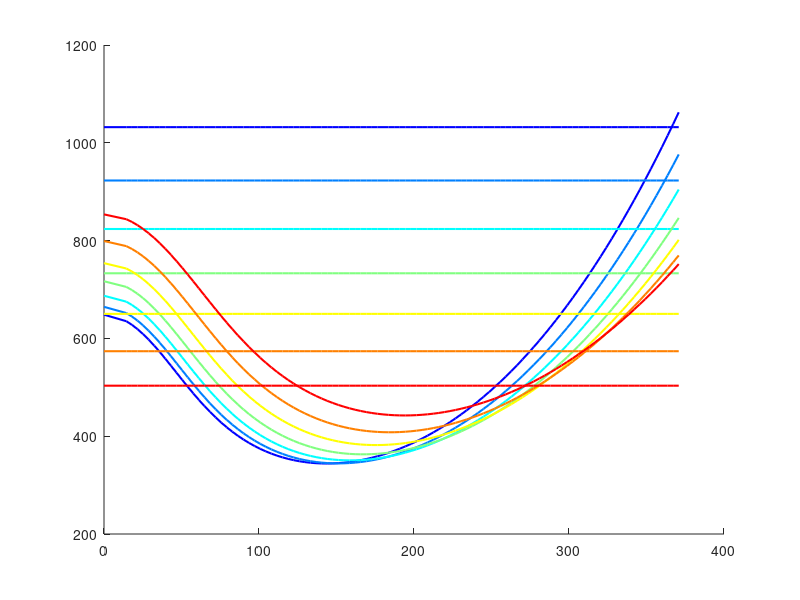
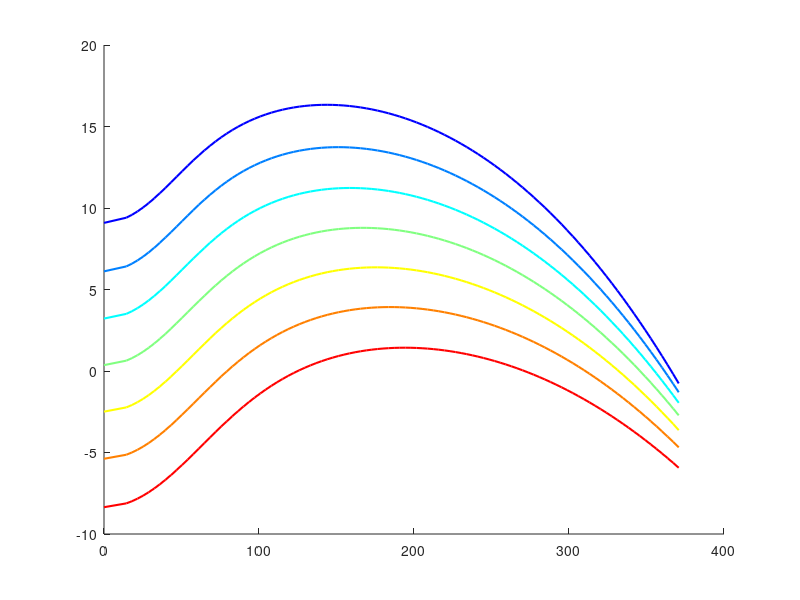
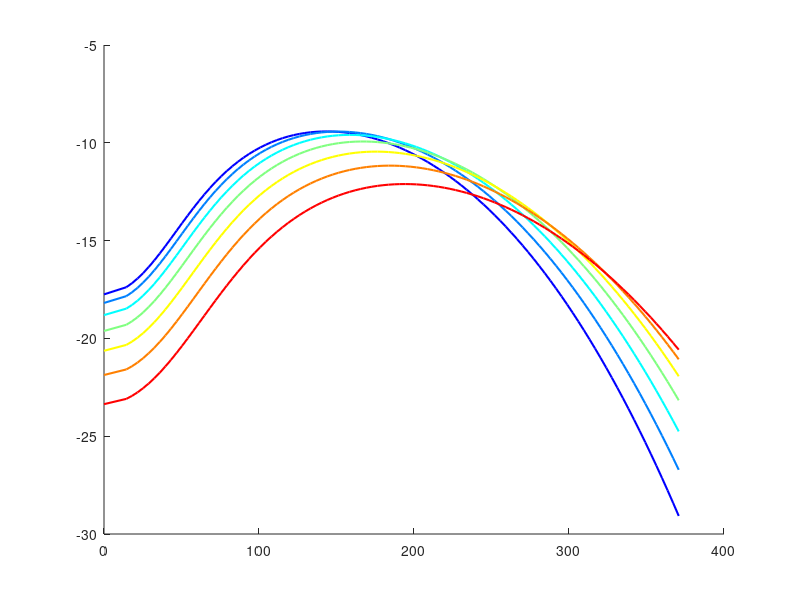
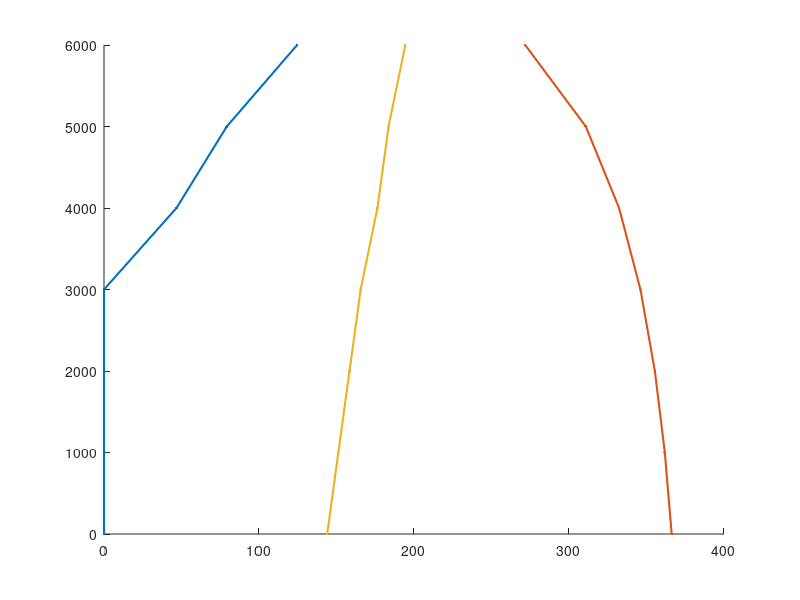

These figures' MATLAB source, in order: (Note: this script raises an error after producing the figures.)
%% Main 
clc; clear all; close all; 
 
m = 3585; % system mass [kg] 
N_B = 4; % number of rotating arms 
R_B = 5.5; % arm radius [m] 
N_R = 383; % angular speed [RPM] 
C_B = 0.32; % arm chord (constant) [m] 
rho_0 = 1.225; % air density [kg/m3] 
g = 9.8; % gravity constant [m/s2] 
P0_max = 1032; % Max continous power at H=0m [kW] 
k_h = 1.15; % Coefficient for induced velocity distribution irregularities 
k_f = 1.15; 
K = 1.15; % empirical constant 
f_A = 1.2; % Equivalent flat plate area [m2] 
sigma = N_B*C_B/(pi*R_B); 
V_T = R_B*N_R*2*pi/60; 
reserve = 0.04; % reserve power for electronics
xsi = 1.15; % additional losses 
 
% Available power 
pwr_f = @(H) P0_max*(1.11*(rho_0*(20000-H)/(20000+H))/rho_0- 0.11); % Variation of power [kW] with altitude H[m] 
rho_f = @(H) rho_0*(20000-H)/(20000+H); 
 
% Setare specifica a inaltimilor cerute 
H = [0 1000 2000 3000 4000 5000 6000];
V = 4:103; % Forward-speed grid [m/s]; the first P column is hover  
 
for i=1:length(H) 
    P_AV(i) = pwr_f(H(i))*1000; 
    CP_AV(i) = P_AV(i)/(rho_f(H(i))*pi*R_B^2*V_T^3); 
end 
 
% Required power 
for i=1:length(H) 
    CT(i) = m*g/(rho_f(H(i))*R_B^2*pi*(R_B*N_R*2*pi/60)^2); 
    CL(i) = 6*CT(i)/sigma; 
    CD(i) = 0.011+0.065*(CL(i)-0.5)^2; 
     
    % STATIONARY MODE 
    lambda_h = sqrt(CT(i)/2); 
    CP(i,1) = k_h*lambda_h*CT(i)+sigma/8*CD(i); 
    P(i,1) = (1+reserve)*CP(i,1)*rho_f(H(i))*pi*R_B^2*V_T^3; 
    w_c(i,1) = V_T*((1-reserve)*CP_AV(i)/xsi/CT(i)-k_h*lambda_h/xsi-sigma/8*CD(i)/xsi/CT(i)); 
    w_aut(i,1) = -V_T*(k_h*lambda_h+sigma/8*CD(i)/CT(i)); 
     
    % HORIZONTAL MOTION 
    for j=1:100  
        % V(j) is associated with column j+1 of the power arrays 
        miu = V(j)/V_T; 
        p = [1 0 (V(j)/(V_T*sqrt(CT(i)/2)))^2 0 -1]; 
        r = roots(p); 
        for k=1:4 
            if (imag(r(k))==0)&&(real(r(k))>=0) 
                t=r(k); 
                lambda_i = r(k)*sqrt(CT(i)/2); 
            else 
            end 
        end 
        R_D = 1/2*rho_f(H(i))*f_A*V(j)^2; 
        CP(i,j+1) = k_f*lambda_i*CT(i)+sigma/8*CD(i)*(1+K*miu^2)+miu*R_D/(m*g)*CT(i); 
        P(i,j+1) =(1+reserve)*CP(i,j+1)*rho_f(H(i))*pi*R_B^2*V_T^3; 
         
        % Climb in progressive motion 
        lambda_c = (1-reserve)*CP_AV(i)/xsi/CT(i)-k_f*lambda_i/xsi-sigma/8*CD(i)/xsi/CT(i)*(1+K*miu^2)- miu^3/2/xsi/CT(i)*f_A/pi/R_B^2; 
        w_c(i,j+1) = lambda_c*V_T; 
         
        % Rate of descent 
           lambda_aut = k_f*lambda_i+sigma/8*CD(i)/CT(i)*(1+K*miu^2)+1/2*miu^3/CT(i)*f_A/pi/R_B^2; 
        w_aut(i,j+1) = -lambda_aut*V_T; 
         
        % Acceleration 
        a_h(i,j+1) = (P_AV(i)-P(i,j+1))/m/V(j); 
    end 
end 
 
% Surface effect 
HG = [0:0.5:15]; 
for i=1:length(HG) 
    CT_G(i) = m*g/(rho_f(HG(i))*R_B^2*pi*(R_B*N_R*2*pi/60)^2); 
    CL_G(i) = 6*CT_G(i)/sigma; 
    CD_G(i) = 0.011+0.065*(CL_G(i)-0.5)^2; 
     
    % STATIONARY MODE 
    lambda_hG = sqrt(CT_G(i)/2);  
    xsi_G(i) = 1-0.5/(1+4*(HG(i)/R_B)^2); 
    PG(i) = (xsi_G(i)*k_h*lambda_hG*CT_G(i)+sigma/8*CD_G(i))*rho_f(HG(i))*pi*R_B^2*V_T^3; 
end 
 
V_plot = [0,V]; % Exactly one velocity for every column of the power matrices

%% Maximum, Minimum and Optimum Power (Intersection calculation) 
for i=1:length(H) 
    Vmin(i)=NaN; Vmax(i)=NaN;
    if P(i,1) <= P_AV(i), Vmin(i) = 0; end 
     
    for j=1:length(V_plot)-1  
        if (P(i,j)>P_AV(i))&&(P(i,j+1)<P_AV(i)) 
            Vmin(i) = V_plot(j)+((P_AV(i)-P(i,j))/(P(i,j)-P(i,j+1)))*(V_plot(j)-V_plot(j+1)); 
        elseif (P(i,j)<P_AV(i))&&(P(i,j+1)>P_AV(i)) 
            Vmax(i) = V_plot(j)+((P_AV(i)-P(i,j))/(P(i,j)-P(i,j+1)))*(V_plot(j)-V_plot(j+1)); 
        else 
        end 
    end 
    [Pmin(i),index]=min(P(i,:)); 
    Vopt(i)=V_plot(index);
    wc_max(i)=max(w_c(i,:));
    waut_least(i)=max(w_aut(i,:)); 
end 
 
fprintf('     REZULTATE PERFORMANTE LA DIVERSE INALTIMI\n'); 
for i = 1:length(H) 
    fprintf('H = %4.0f m | Vmin = %6.2f km/h | Vopt = %6.2f km/h | Vpower = %6.2f km/h | climb = %6.2f m/s | autorot = %6.2f m/s\n', ...
        H(i), Vmin(i)*3.6, Vopt(i)*3.6, Vmax(i)*3.6, wc_max(i), waut_least(i)); 
end 
 
colors = jet(length(H));  
 
for i=1:length(H) 
    figure(1); hold on 
    plot(V_plot*3.6,P(i,:)/1000,'linewidth',1.5,'color',colors(i,:)) 
    plot(V_plot*3.6,ones(1,length(V_plot))*P_AV(i)/1000,'linewidth',1.5,'color',colors(i,:))
    figure(2); hold on 
plot(V_plot*3.6,w_c(i,:),'linewidth',1.5,'color',colors(i,:)) 
figure(3); hold on 
plot(V_plot*3.6,w_aut(i,:),'linewidth',1.5,'color',colors(i,:)) 
end 
figure(4);hold on 
plot(Vmin*3.6,H,'.-','linewidth',1.5) 
plot(Vmax*3.6,H,'.-','linewidth',1.5) 
plot(Vopt*3.6,H,'.-','linewidth',1.5) 
figure(5); hold on 
plot(HG, PG/1000) 
xline(R_B) 
yline(PG(end)/1000,'--') 
figure(6); hold on 
plot(V*3.6,a_h(1,2:end)) 
plot(V*3.6,a_h(2,2:end)) 
figure(1); 
grid on; grid minor; 
xlabel('V [km/h]'); ylabel('Power [kW]') 
xlim([0 380]) 
figure(2); 
grid on; grid minor; 
xlabel('V [km/h]'); ylabel('Climb rate [m/s]'); ylim([-10 18]) 
figure(3); 
grid on; grid minor; 
xlabel('V [km/h]'); ylabel('w_a_u_t [m/s]'); ylim([-22 0]) 
figure(4); 
grid on; grid minor; 
xlabel('V [km/h]'); ylabel('H [m]'); legend('Vmin', 'Vmax','Vopt') 
figure(5); 
grid on; grid minor; 
xlabel('H [m]'); ylabel('P_G [kW]'); 
figure(6); 
grid on; grid minor; 
xlabel('V [km/h]'); ylabel('a [m/s^2]'); ylim([0 30])

% Export all six coursework performance figures with updated axis limits.
figDir = fullfile(fileparts(mfilename('fullpath')),'figures');
if ~exist(figDir,'dir'), mkdir(figDir); end
exportgraphics(figure(1),fullfile(figDir,'power_required_available.png'),'Resolution',200);
exportgraphics(figure(2),fullfile(figDir,'rate_of_climb.png'),'Resolution',200);
exportgraphics(figure(3),fullfile(figDir,'autorotation_descent.png'),'Resolution',200);
exportgraphics(figure(4),fullfile(figDir,'flight_ceiling_envelope.png'),'Resolution',200);
exportgraphics(figure(5),fullfile(figDir,'ground_effect_power.png'),'Resolution',200);
exportgraphics(figure(6),fullfile(figDir,'horizontal_acceleration.png'),'Resolution',200);
